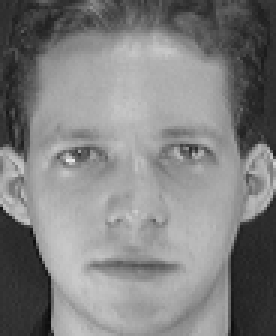
#> input picture 1.pgm, 92 x 112 px (shown 3 times larger)
$ python backup.py   (Python 2 division)
#> lines starting #> are read from the running program, lines starting #| are printed output that depends on the picture; long printed decimals are rounded
import scipy.io as sio
import numpy as np
import re
from scipy import signal
from scipy.ndimage import imread
import matplotlib.pyplot as plt
import cmath
import math
import time
import scipy.ndimage as ndimage
from PIL import Image

#=========================  WAVELET FUNCTIONS  ===================================

#define the morlet function that return the real part
def morlet_real(x, y, sig, theta, C1, C2):
    # set variables
    cosTheta = np.cos(theta)
    sinTheta = np.sin(theta)
    pie = np.pi
    # one peak morlet wave function with greek letter equal to 4
    exponentOfEInsideBrackets = (pie / (2 * sig)) * ((x * cosTheta) + (y * sinTheta))
    exponentOfEOutsideBrackets = -(x**2 + y**2)/ (2 * sig**2)

    #morlet wave function
    #cmath.rect(r, phi) Return the complex number x with polar coordinates r and phi.
    z = C1 / sig * (cmath.rect(1, exponentOfEInsideBrackets) - C2) * np.exp(exponentOfEOutsideBrackets)
    return z.real


#define the morlet function that return the imaginary part
def morlet_imag(x, y, sig, theta, C1, C2):
    # set variables
    cosTheta = np.cos(theta)
    sinTheta = np.sin(theta)
    pie = np.pi
    # one peak morlet wave function with greek letter equal to 4
    exponentOfEInsideBrackets = (pie / (2 * sig)) * ((x * cosTheta) + (y * sinTheta))
    exponentOfEOutsideBrackets = -(x**2 + y**2)/ (2 * sig**2)

    #morlet wave function
    #cmath.rect(r, phi) Return the complex number x with polar coordinates r and phi.
    z = C1 / sig * (cmath.rect(1, exponentOfEInsideBrackets) - C2) * np.exp(exponentOfEOutsideBrackets)
    return z.imag

def morlet_complex(x, y, sig, theta, C1, C2):
    # set variables
    cosTheta = np.cos(theta)
    sinTheta = np.sin(theta)
    pie = np.pi
    # one peak morlet wave function with greek letter equal to 4
    exponentOfEInsideBrackets = (pie / (2 * sig)) * ((x * cosTheta) + (y * sinTheta))
    exponentOfEOutsideBrackets = -(x**2 + y**2)/ (2 * sig**2)

    #morlet wave function
    #cmath.rect(r, phi) Return the complex number x with polar coordinates r and phi.
    z = C1 / sig * (cmath.rect(1, exponentOfEInsideBrackets) - C2) * np.exp(exponentOfEOutsideBrackets)

    return z

#finds the constants c2
def find_c2(xymin, xymax, sig, theta):
    numerator = 0
    denominator = 0
    cosine = np.cos
    cosineTheta = np.cos(theta)
    sineTheta = np.sin(theta)
    pie = np.pi
    for x in range(xymin, xymax+1, 1):
        for y in range( xymin, xymax+1, 1):
            numerator = numerator + (cosine((pie / (2 * sig)) * ((x * cosineTheta) + (y * sineTheta))) * np.exp(-(x**2 + y**2)/(2 * sig**2)))
            denominator = denominator + (np.exp(-(x**2 + y**2)/(2 * sig**2)))

    C2 = numerator/denominator
    return C2


#finds the constant c1
def find_c1(xymin, xymax, sig, theta, C2):
    Z = 0
    pie = np.pi
    cosTheta = np.cos(theta)
    sinTheta = np.sin(theta)
    cosine = np.cos

    for x in range(xymin, xymax+1, 1):
        for y in range( xymin, xymax+1, 1):
            Z = Z + (1 - 2* C2 * cosine(pie/(2*sig) * ((x * cosTheta) + (y * sinTheta))) + C2**2) * np.exp((-(x**2 + y**2)/sig**2))
    C1 = 1/np.sqrt(Z)

    return C1


#plot the morlet function for the real
def morletMatrix_real(xymin, xymax, sig, theta):

    #find c1 and c2
    C2 = find_c2(xymin, xymax, sig, theta)
    C1 = find_c1(xymin, xymax, sig, theta, C2)

    #define grid over which the function should be plotted
    xx, yy = np.meshgrid(np.linspace(xymin, xymax, 33),np.linspace(xymin, xymax, 33))

    # fill a matrix with the morlet function values
    zz= np.zeros(xx.shape)
    for i in range(yy.shape[0]):
        for j in range(xx.shape[0]):
            zz[i,j] = morlet_real(xx[i,j], yy[i,j], sig, theta, C1, C2)

    return zz

# plot morlet function for imiginary
def morletMatrix_imag(xymin, xymax, sig, theta):
    #determine constants
    C2 = find_c2(xymin, xymax, sig, theta)
    C1 = find_c1(xymin, xymax, sig, theta, C2)

    #define grid over which the function should be plotted
    xx, yy = np.meshgrid(np.linspace(xymin, xymax, 33),np.linspace(xymin, xymax, 33))

    # fill a matrix with the morlet function values
    zz= np.zeros(xx.shape)
    for i in range(yy.shape[0]):
        for j in range(xx.shape[0]):
            zz[i,j] = morlet_imag(xx[i,j], yy[i,j], sig, theta, C1, C2)

    return zz

#morlet complex number
def morletMatrix_complex(xymin, xymax, sig, theta):
    #determine constants
    C2 = find_c2(xymin, xymax, sig, theta)
    C1 = find_c1(xymin, xymax, sig, theta, C2)

    #define grid over which the function should be plotted
    xx, yy = np.meshgrid(np.linspace(xymin, xymax, 33),np.linspace(xymin, xymax, 33))

    # fill a matrix with the morlet function values
    zz= np.zeros(xx.shape)
    for i in range(yy.shape[0]):
        for j in range(xx.shape[0]):
            zz[i,j] =morlet_complex(xx[i,j], yy[i,j], sig, theta, C1, C2)

    return zz


#========================== LOAD FILE ==============================================

print "\nLoading Image File"
image= imread("1.pgm", True)
#> image: shape (112, 92) float32; min 11, max 234, mean 128.3


vector = []

#============================== LAYER 0 +===============================================

print ("\nStarting Layer 0: Convolution with Gausian")

# convolve with gausian
gausianImageLayer0 = ndimage.gaussian_filter(image, sigma=(5, 5), order=0)
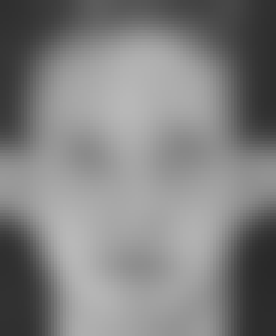
#> gausianImageLayer0: shape (112, 92) float32 (shown 3 times larger); min 41.47, max 184.4, mean 128.3
# print gausianImageLayer0

layer0Average = np.average(gausianImageLayer0)
#> layer0Average = 128.3
vector.append(layer0Average)
print "vector currently is " + str(vector)
#| vector currently is [128.338]
print ("\n =================================================\n")


#============================== LAYER 1 +===============================================


print ("\nStarting Layer 1: ")
start_time = time.clock()

def level1(image, pie, sigma):

    print "Computing wavelet at angle " + str(pie) + " and sigma " + str(sigma)
    # compute real part
    kernel = morletMatrix_real(-16, 16, sigma, pie)
    realResponse = signal.convolve2d(image, kernel, boundary='symm', mode='same')
    # save real part for layer 2


    # compute imiginary part
    kernel = morletMatrix_imag(-16, 16, sigma, pie)
    imaginaryResponse = signal.convolve2d(image, kernel, boundary='symm', mode='same')
    #save imiginary response

    #get the magnitude of each pixel in the image
    magnitudeSigma3Theta0 = np.sqrt((realResponse**2)+(imaginaryResponse**2))

    # downsample. convolve each pixel(which is magnitude) with a gausian
    gausianSigma3Theta0 = ndimage.gaussian_filter(magnitudeSigma3Theta0, sigma=(5, 5), order=0)

    # average the gausian
    layer1Averages3t0 = np.average(gausianSigma3Theta0)
    # append to a vector
    vector.append(layer1Averages3t0)

pies = [0, np.pi/4, np.pi/2, 3*np.pi/4]

for i in range(len(pies)):
    level1(image, pies[i], 3)
    level1(image, pies[i], 5)
#> this loop made 4 passes
#> pass 1, in level1, `gausianSigma3Theta0 = ndimage.gaussian_filter(magnitudeSigma3Theta0, s..`:
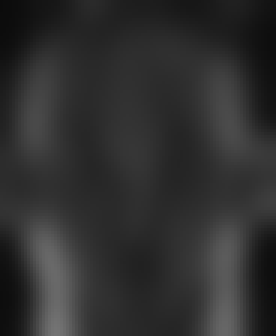
#> gausianSigma3Theta0: shape (112, 92) float64 (shown 3 times larger); min 11.89, max 116.2, mean 47.7

print "\nLayer 1 finished\n"
print "vector currently is " + str(vector)
#| vector currently is [128.338, 47.686, 60.535, 44.348, 53.479, 41.263, 49.987, 44.786, 54.359]
print "Time taken was " + str(time.clock() - start_time), "seconds\n"
print ("\n =================================================\n")


#============================== LAYER 2 +===============================================


print ("\nStarting Layer 2: ")
start_time = time.clock()

waveletResponses = []
# compute wavelet response
def computeWaveletComplexNumber(image, pie, sigma):
    kernel = morletMatrix_complex(-16, 16, sigma, pie)
    waveletResponse = signal.convolve2d(image, kernel, boundary='symm', mode='same')
    return waveletResponse


def level2(image, pie, sigma):

    print "Computing wavelet at angle " + str(pie) + " and sigma " + str(sigma)
    # compute real part
    kernel = morletMatrix_real(-16, 16, sigma, pie)
    realResponse = signal.convolve2d(image, kernel, boundary='symm', mode='same')


    # compute imiginary part
    kernel = morletMatrix_imag(-16, 16, sigma, pie)
    imaginaryResponse = signal.convolve2d(image, kernel, boundary='symm', mode='same')


    #get the magnitude of each pixel in the image
    magnitudeSigma3Theta0 = np.sqrt((realResponse**2)+(imaginaryResponse**2))

    # downsample. convolve each pixel(which is magnitude) with a gausian
    gausianSigma3Theta0 = ndimage.gaussian_filter(magnitudeSigma3Theta0, sigma=(5, 5), order=0)

    # average the gausian
    layer1Averages3t0 = np.average(gausianSigma3Theta0)
    # append to a vector
    vector.append(layer1Averages3t0)

# compute wavelet responses for level 1 stuff so we have an array with 8 'images'
for i in range(len(pies)):
    waveletResponses.append(computeWaveletComplexNumber(image, pies[i], 3))
    waveletResponses.append(computeWaveletComplexNumber(image, pies[i], 5))
#> this loop made 4 passes
#> pass 3, in computeWaveletComplexNumber (call 5), `waveletResponse = signal.convolve2d(image, kernel, boundary='symm', mo..`:
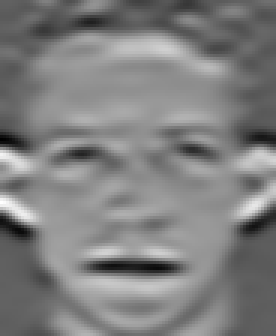
#> waveletResponse: shape (112, 92) float64 (shown 3 times larger); min -48.39, max 111.7, mean 31.8; drawn with min black and max white
#> after the loop, waveletResponses = 8 items

# for each pie, compute the wavelet response for each of level 1 wavelet's responses
for j in range(len(pies)):
    for k in range(len(waveletResponses)):
        level2(waveletResponses[k], pies[i], 3)
        level2(waveletResponses[k], pies[i], 5)
#> this loop made 4 passes
#> pass 1, in level2, `realResponse = signal.convolve2d(image, kernel, boundary='symm', mode=..`:
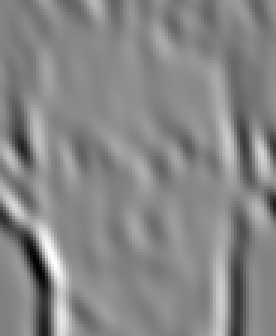
#> realResponse: shape (112, 92) float64 (shown 3 times larger); min -102.6, max 106.2, mean 8; drawn with min black and max white
#> pass 1, in level2, `imaginaryResponse = signal.convolve2d(image, kernel, boundary='symm', ..`:
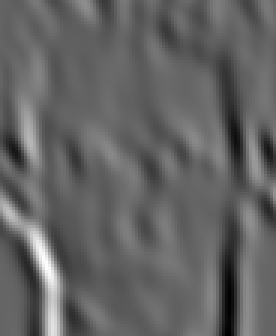
#> imaginaryResponse: shape (112, 92) float64 (shown 3 times larger); min -111, max 170.8, mean -0.7; drawn with min black and max white
#> pass 1, in level2, `magnitudeSigma3Theta0 = np.sqrt((realResponse**2)+(imaginaryResponse**..`:
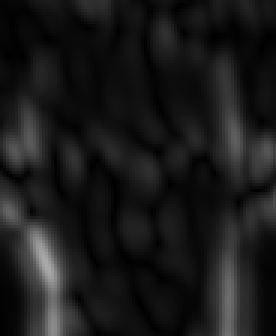
#> magnitudeSigma3Theta0: shape (112, 92) float64 (shown 3 times larger); min 0.214, max 170.9, mean 26.1
#> pass 1, in level2, `gausianSigma3Theta0 = ndimage.gaussian_filter(magnitudeSigma3Theta0, s..`:
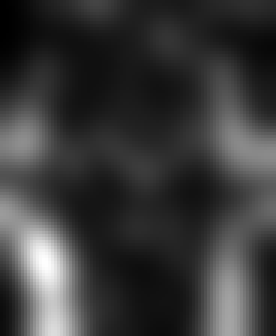
#> gausianSigma3Theta0: shape (112, 92) float64 (shown 3 times larger); min 5.34, max 96.82, mean 26.1; drawn with min black and max white


print "\nLayer 2 finished\n"
print "vector currently is " + str(vector)
#> (printed output is left out)
print "length of vector is " + str(len(vector))
print "Time taken was " + str(time.clock() - start_time), "seconds\n"
print ("\n =================================================\n")


# (-7.69105979504e-05-0.000328537342536j)
# (-6.95915868691e-05-0.000297272880749j)
# (-6.05000191591e-05-0.00025843662704j)
# (-5.05338637934e-05-0.000215864416104j)
# # (-4.05543756279e-05-0.000173235251735j)
# import numpy as np
# zz= np.zeros(4, dtype=complex)
#
#
# zz[0] = -7.69105979504e-05-0.000328537342536j
# zz[1] = -6.95915868691e-05-0.000297272880749j
# print zz

$ run again, with 10.pgm copied over 1.pgm
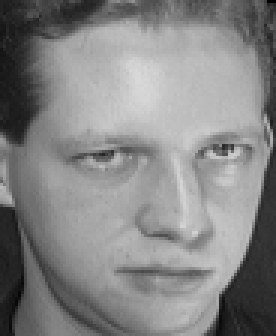
#> input picture 10.pgm, 92 x 112 px (shown 3 times larger)
#> layer0Average = 132.8
#| vector currently is [132.817]
#> the loop `for i in range(len(pies)):` made 4 passes
#> pass 1, in level1, `gausianSigma3Theta0 = ndimage.gaussian_filter(magnitudeSigma3Theta0, s..`:
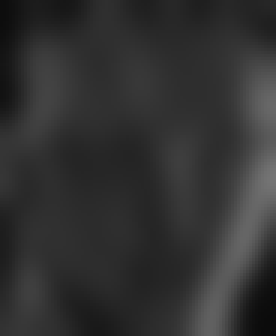
#> gausianSigma3Theta0: shape (112, 92) float64 (shown 3 times larger); min 11.09, max 117.4, mean 49.8
#| vector currently is [132.817, 49.828, 64.196, 47.383, 57.457, 43.904, 53.000, 45.481, 54.239]
#> after the loop `for i in range(len(pies)):`: waveletResponses = 8 items
#> the loop `for j in range(len(pies)):` made 4 passes
#> pass 1, in level2, `gausianSigma3Theta0 = ndimage.gaussian_filter(magnitudeSigma3Theta0, s..`:
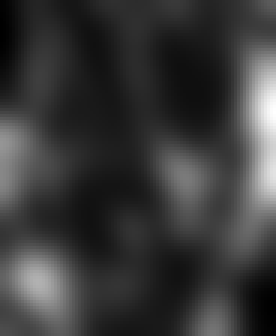
#> gausianSigma3Theta0: shape (112, 92) float64 (shown 3 times larger); min 6.55, max 86.31, mean 24.6; drawn with min black and max white
#> (printed output is left out)

$ run again, with 2.pgm copied over 1.pgm
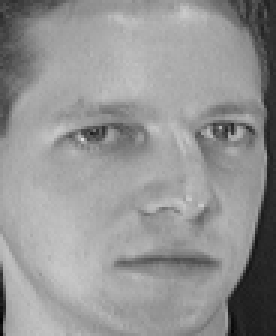
#> input picture 2.pgm, 92 x 112 px (shown 3 times larger)
#> layer0Average = 148
#| vector currently is [147.989]
#> the loop `for i in range(len(pies)):` made 4 passes
#> pass 1, in level1, `gausianSigma3Theta0 = ndimage.gaussian_filter(magnitudeSigma3Theta0, s..`:
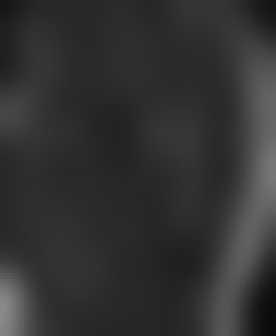
#> gausianSigma3Theta0: shape (112, 92) float64 (shown 3 times larger); min 10.89, max 138.3, mean 50.4
#| vector currently is [147.989, 50.444, 62.797, 47.262, 54.391, 42.678, 49.197, 45.044, 50.584]
#> after the loop `for i in range(len(pies)):`: waveletResponses = 8 items
#> the loop `for j in range(len(pies)):` made 4 passes
#> pass 1, in level2, `gausianSigma3Theta0 = ndimage.gaussian_filter(magnitudeSigma3Theta0, s..`:
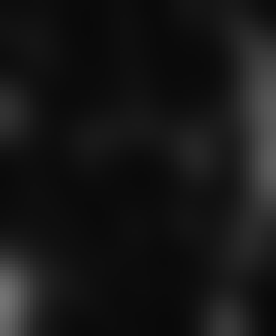
#> gausianSigma3Theta0: shape (112, 92) float64 (shown 3 times larger); min 9.49, max 115.7, mean 23
#> (printed output is left out)

$ run again, with 3.pgm copied over 1.pgm
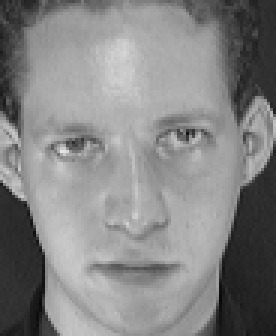
#> input picture 3.pgm, 92 x 112 px (shown 3 times larger)
#> layer0Average = 132.6
#| vector currently is [132.595]
#> the loop `for i in range(len(pies)):` made 4 passes
#| vector currently is [132.595, 50.482, 64.930, 45.470, 54.794, 40.738, 47.932, 45.254, 53.717]
#> after the loop `for i in range(len(pies)):`: waveletResponses = 8 items
#> the loop `for j in range(len(pies)):` made 4 passes
#> pass 1, in level2, `gausianSigma3Theta0 = ndimage.gaussian_filter(magnitudeSigma3Theta0, s..`:
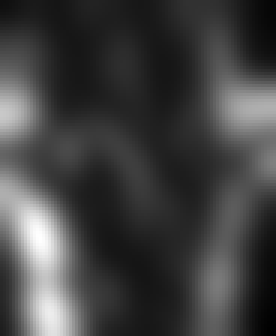
#> gausianSigma3Theta0: shape (112, 92) float64 (shown 3 times larger); min 3.27, max 96.19, mean 27.3; drawn with min black and max white
#> (printed output is left out)
